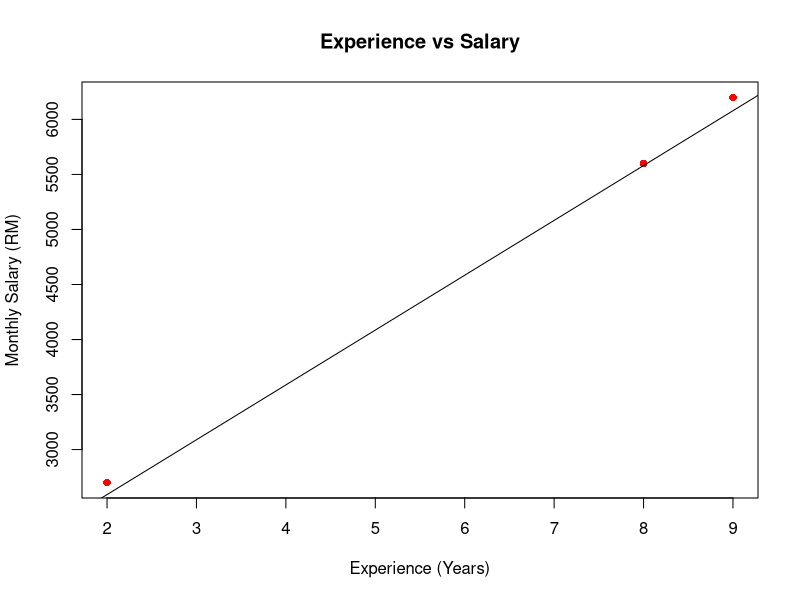

The R source for this figure:
# CLASS ACTIVITY - PREDICTING SALARY FROM EXPERIENCE

# Create dataset
df <- data.frame(
  experience = c(1,2,3,4,5,6,7,8,9,10),
  salary = c(2500,2700,3000,3400,3900,4400,5000,5600,6200,6900)
)

# Split data into training (70%) and testing (30%) sets
train_indices <- sample(1:nrow(df), size = 0.7 * nrow(df))

train_data <- df[train_indices, ]
test_data <- df[-train_indices, ]

# Apply the lm() function
relation <- lm(salary ~ experience, data=train_data)
print(relation)

# Prediction
a <- data.frame(x = test_data$experience)
colnames(a) <- "experience"

result <- predict(relation, a)
print(result)

# Plot
plot(test_data$experience, test_data$salary,
     col="red",
     pch=16,
     xlab="Experience (Years)",
     ylab="Monthly Salary (RM)",
     main="Experience vs Salary")

abline(lm(salary ~ experience, data=train_data))
